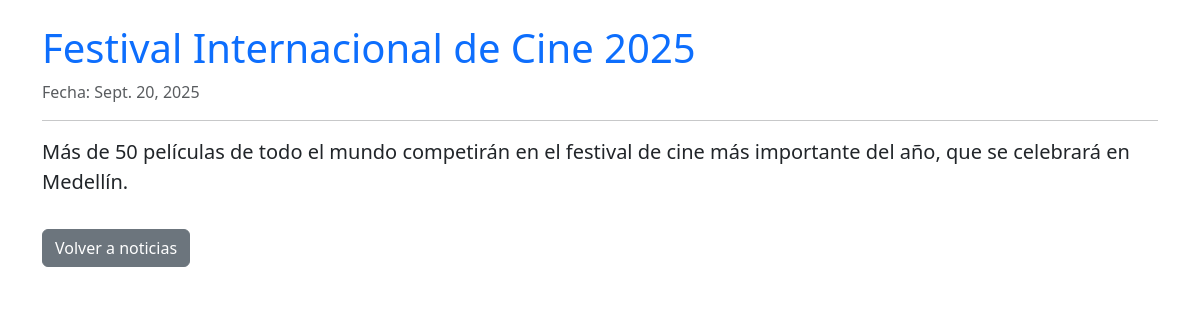
Screenshot of /news/2/ with the database file from the repository.
### news/models.py (models this page shows, shortened)
class Newss(models.Model):
    headline = models.CharField(max_length=200)
    body = models.TextField()
    date = models.DateField()

### news/views.py (the view)
# urls.py: path('<int:news_id>/', views.news_detail, name='news_detail'),
def news_detail(request, news_id):
    noticia = get_object_or_404(Newss, id=news_id)
    return render(request, 'news_detail.html', {'noticia': noticia})

### news/templates/news_detail.html (shortened to what this page needs)
<!DOCTYPE html>
<html lang="en">
<head>
    <link href="https://cdn.jsdelivr.net/npm/bootstrap@5.3.3/dist/css/bootstrap.min.css" rel="stylesheet">
</head>
<body>
    <div class="container mt-4">
        <h1 class="text-primary">{{ noticia.headline }}</h1>
        <p class="text-muted">Fecha: {{ noticia.date }}</p>
        <hr>
        <p class="lead">{{ noticia.body }}</p>
        <a href="/news/" class="btn btn-secondary mt-3">Volver a noticias</a>
    </div>
</body>
</html>

### rows the page displays
Newss: headline "Festival Internacional de Cine 2025", date "Sept. 20, 2025", body "Más de 50 películas de todo el mundo competirán en el festival de cine más importante del año, que se celebrará en Medellín."
